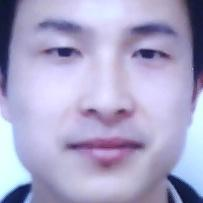
#> input picture data/Duplicate/0001_00_00_01_102.jpg, 203 x 203 px; its folder holds only this picture in this run
$ python LBP.py
#> lines starting #> are read from the running program, lines starting #| are printed output that depends on the picture
import cv2
import numpy as np
from matplotlib import pyplot as plt
import os

def get_pixel(img, center, x, y):
    new_value = 0
    try:
        if img[x][y] >= center:
            new_value = 1
    except:
        pass
    return new_value

def lbp_calculated_pixel(img, x, y):
    center = img[x][y]
    val_ar = []
    val_ar.append(get_pixel(img, center, x-1, y+1))     # top_right
    val_ar.append(get_pixel(img, center, x, y+1))       # right
    val_ar.append(get_pixel(img, center, x+1, y+1))     # bottom_right
    val_ar.append(get_pixel(img, center, x+1, y))       # bottom
    val_ar.append(get_pixel(img, center, x+1, y-1))     # bottom_left
    val_ar.append(get_pixel(img, center, x, y-1))       # left
    val_ar.append(get_pixel(img, center, x-1, y-1))     # top_left
    val_ar.append(get_pixel(img, center, x-1, y))       # top

    power_val = [1, 2, 4, 8, 16, 32, 64, 128]
    val = 0
    for i in range(len(val_ar)):
        val += val_ar[i] * power_val[i]
    return val


def main():
    filename = 'data/Duplicate'
    for root, dirs, files in os.walk(filename):
        for fdata in files:
            image_file = root+"/"+fdata;
            img_bgr = cv2.imread(image_file)
#> img_bgr is the input picture: shape (203, 203, 3); mean B, G, R 200.9, 166.5, 171.6
            height, width, channel = img_bgr.shape
#> height = 203; width = 203; channel = 3
            img_gray = cv2.cvtColor(img_bgr, cv2.COLOR_BGR2GRAY)
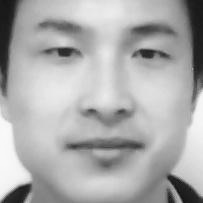
#> img_gray: shape (203, 203); min 15, max 250, mean 172
            img_lbp = np.zeros((height, width,3), np.uint8)
            for i in range(0, height):
                for j in range(0, width):
                    img_lbp[i, j] = lbp_calculated_pixel(img_gray, i, j)
#> this loop made 203 passes
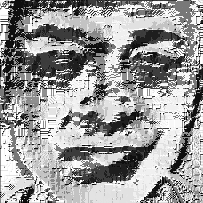
#> img_lbp: shape (203, 203, 3); min 0, max 255, mean 154.5
            cv2.imwrite('LBP/validation/Duplicate/'+fdata, img_lbp)
            cv2.imwrite('LBP/train/Duplicate/'+fdata, img_lbp)

    filename = 'data/Real'
    for root, dirs, files in os.walk(filename):
        for fdata in files:
            image_file = root+"/"+fdata;
            img_bgr = cv2.imread(image_file)
            height, width, channel = img_bgr.shape
            img_gray = cv2.cvtColor(img_bgr, cv2.COLOR_BGR2GRAY)
            img_lbp = np.zeros((height, width,3), np.uint8)
            for i in range(0, height):
                for j in range(0, width):
                    img_lbp[i, j] = lbp_calculated_pixel(img_gray, i, j)
            cv2.imwrite('LBP/validation/Real/'+fdata, img_lbp)
            cv2.imwrite('LBP/train/Real/'+fdata, img_lbp)
    print("LBP Program is finished")

if __name__ == '__main__':
    main()
